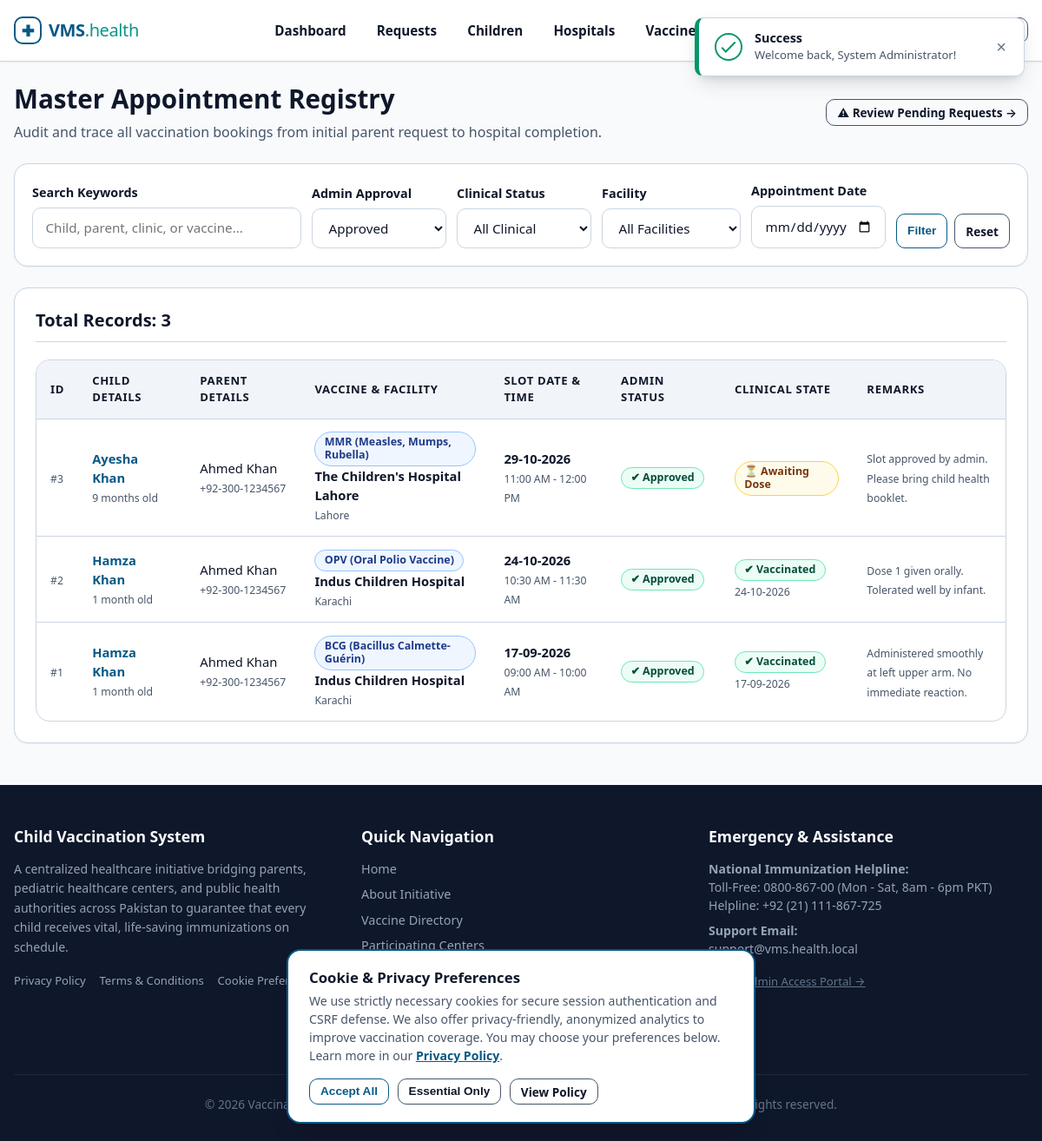
The page /vms/admin/bookings.php?admin_status=approved (signed in) on the database its author committed.
### tables this page shows
CREATE TABLE `bookings` (
  `id` INT UNSIGNED NOT NULL AUTO_INCREMENT,
  `child_id` INT UNSIGNED NOT NULL COMMENT 'Child receiving vaccination',
  `parent_id` INT UNSIGNED NOT NULL COMMENT 'Parent who booked appointment',
  `hospital_id` INT UNSIGNED NOT NULL COMMENT 'Selected vaccination center',
  `vaccine_id` INT UNSIGNED NOT NULL COMMENT 'Vaccine to be administered',
  `preferred_date` DATE NOT NULL COMMENT 'Date booked for the appointment',
  `time_slot` VARCHAR(30) NOT NULL COMMENT 'e.g. 09:00 AM - 10:00 AM',
  `admin_status` ENUM('pending', 'approved', 'rejected') NOT NULL DEFAULT 'pending' COMMENT 'Admin approval status',
  `vaccination_status` ENUM('pending', 'vaccinated', 'not_vaccinated') NOT NULL DEFAULT 'pending' COMMENT 'Hospital verification status',
  `vaccinated_on` DATETIME DEFAULT NULL COMMENT 'Timestamp when hospital confirmed vaccination',
  `remarks` TEXT DEFAULT NULL COMMENT 'Clinical observations or rejection/cancellation reasons',
  `created_at` DATETIME NOT NULL DEFAULT CURRENT_TIMESTAMP,
  PRIMARY KEY (`id`),
  KEY `idx_bookings_child` (`child_id`),
  KEY `idx_bookings_parent` (`parent_id`),
  KEY `idx_bookings_hospital` (`hospital_id`),
  KEY `idx_bookings_vaccine` (`vaccine_id`),
  KEY `idx_bookings_admin_status` (`admin_status`),
  KEY `idx_bookings_vac_status` (`vaccination_status`),
  KEY `idx_bookings_preferred_date` (`preferred_date`),
  KEY `idx_bookings_parent_child` (`parent_id`, `child_id`),
  KEY `idx_bookings_hosp_schedule` (`hospital_id`, `preferred_date`, `vaccination_status`),
  CONSTRAINT `fk_bookings_child` FOREIGN KEY (`child_id`)
    REFERENCES `children` (`id`) ON DELETE CASCADE ON UPDATE CASCADE,
  CONSTRAINT `fk_bookings_parent` FOREIGN KEY (`parent_id`)
    REFERENCES `parents` (`id`) ON DELETE CASCADE ON UPDATE CASCADE,
  CONSTRAINT `fk_bookings_hospital` FOREIGN KEY (`hospital_id`)
    REFERENCES `hospitals` (`id`) ON DELETE CASCADE ON UPDATE CASCADE,
  CONSTRAINT `fk_bookings_vaccine` FOREIGN KEY (`vaccine_id`)
    REFERENCES `vaccines` (`id`) ON DELETE CASCADE ON UPDATE CASCADE
);

CREATE TABLE `children` (
  `id` INT UNSIGNED NOT NULL AUTO_INCREMENT,
  `parent_id` INT UNSIGNED NOT NULL COMMENT 'Foreign key to parents.id',
  `name` VARCHAR(100) NOT NULL COMMENT 'Child full name',
  `dob` DATE NOT NULL COMMENT 'Date of birth used for schedule calculations',
  `gender` ENUM('male', 'female', 'other') NOT NULL COMMENT 'Biological gender',
  `blood_group` VARCHAR(10) NOT NULL COMMENT 'Blood group e.g. A+, B+, O+, AB-',
  `created_at` DATETIME NOT NULL DEFAULT CURRENT_TIMESTAMP,
  PRIMARY KEY (`id`),
  KEY `idx_children_parent_id` (`parent_id`),
  KEY `idx_children_dob` (`dob`),
  CONSTRAINT `fk_children_parent` FOREIGN KEY (`parent_id`)
    REFERENCES `parents` (`id`) ON DELETE CASCADE ON UPDATE CASCADE
);

CREATE TABLE `users` (
  `id` INT UNSIGNED NOT NULL AUTO_INCREMENT,
  `name` VARCHAR(100) NOT NULL COMMENT 'Full name of user or organization representative',
  `email` VARCHAR(120) NOT NULL COMMENT 'Unique login email address',
  `password_hash` VARCHAR(255) NOT NULL COMMENT 'Bcrypt password hash produced by password_hash()',
  `role` ENUM('admin', 'parent', 'hospital') NOT NULL COMMENT 'System role controlling authorization',
  `created_at` DATETIME NOT NULL DEFAULT CURRENT_TIMESTAMP,
  PRIMARY KEY (`id`),
  UNIQUE KEY `uk_users_email` (`email`),
  KEY `idx_users_role` (`role`)
);

CREATE TABLE `parents` (
  `id` INT UNSIGNED NOT NULL AUTO_INCREMENT,
  `user_id` INT UNSIGNED NOT NULL COMMENT 'Foreign key to users.id',
  `phone` VARCHAR(25) NOT NULL COMMENT 'Primary contact number for notifications (+92)',
  `address` TEXT NOT NULL COMMENT 'Residential physical address',
  `created_at` DATETIME NOT NULL DEFAULT CURRENT_TIMESTAMP,
  PRIMARY KEY (`id`),
  UNIQUE KEY `uk_parents_user_id` (`user_id`),
  CONSTRAINT `fk_parents_user` FOREIGN KEY (`user_id`)
    REFERENCES `users` (`id`) ON DELETE CASCADE ON UPDATE CASCADE
);

CREATE TABLE `vaccines` (
  `id` INT UNSIGNED NOT NULL AUTO_INCREMENT,
  `name` VARCHAR(100) NOT NULL COMMENT 'Vaccine name e.g. BCG, OPV, MMR',
  `description` TEXT NOT NULL COMMENT 'Medical indications, preventable illnesses, instructions',
  `recommended_age_days` INT UNSIGNED NOT NULL COMMENT 'Days from birth when dose is due (0 = Birth)',
  `doses` INT UNSIGNED NOT NULL DEFAULT 1 COMMENT 'Total recommended doses in the series',
  `status` ENUM('available', 'unavailable') NOT NULL DEFAULT 'available',
  `created_at` DATETIME NOT NULL DEFAULT CURRENT_TIMESTAMP,
  PRIMARY KEY (`id`),
  KEY `idx_vaccines_status` (`status`),
  KEY `idx_vaccines_age_days` (`recommended_age_days`)
);

CREATE TABLE `hospitals` (
  `id` INT UNSIGNED NOT NULL AUTO_INCREMENT,
  `user_id` INT UNSIGNED NOT NULL COMMENT 'Foreign key to users.id',
  `name` VARCHAR(150) NOT NULL COMMENT 'Official name of the hospital / health center',
  `address` TEXT NOT NULL COMMENT 'Street address of the hospital',
  `city` VARCHAR(80) NOT NULL COMMENT 'City where hospital is located',
  `location` VARCHAR(150) NOT NULL COMMENT 'District, zone, or prominent landmark for parent search',
  `phone` VARCHAR(25) NOT NULL COMMENT 'Hospital reception / pediatric hotline',
  `status` ENUM('active', 'inactive') NOT NULL DEFAULT 'active' COMMENT 'Account status',
  `created_at` DATETIME NOT NULL DEFAULT CURRENT_TIMESTAMP,
  PRIMARY KEY (`id`),
  UNIQUE KEY `uk_hospitals_user_id` (`user_id`),
  KEY `idx_hospitals_city` (`city`),
  KEY `idx_hospitals_status` (`status`),
  CONSTRAINT `fk_hospitals_user` FOREIGN KEY (`user_id`)
    REFERENCES `users` (`id`) ON DELETE CASCADE ON UPDATE CASCADE
);

### vms/includes/functions.php (called while the page is built, shortened)
<?php
function url(string $path = ''): string
{
    return BASE_URL . ltrim($path, '/');
}
function e($value): string
{
    return htmlspecialchars((string)$value, ENT_QUOTES, 'UTF-8');
}
function sanitizeInput($data): string
{
    return trim(str_replace(chr(0), '', $data));
}
function formatDate(?string $dateString, string $format = 'd-m-Y'): string
{
    $timestamp = strtotime($dateString);
    return date($format, $timestamp);
}
function formatAge(string $dob): string
{
    try {
        $birthDate = new DateTime($dob);
        $today = new DateTime('today');
        $diff = $birthDate->diff($today);
        if ($diff->m > 0) {
            return $diff->m . ' month' . ($diff->m > 1 ? 's' : '');
        }
        return $diff->d . ' day' . ($diff->d > 1 ? 's' : '');
    } catch (Exception $e) {
        return 'Unknown';
    }
}

### vms/admin/bookings.php (the view, shortened to what this page needs)
<?php
require_once __DIR__ . '/../includes/functions.php';
$pdo = getDBConnection();
$search          = sanitizeInput($_GET['search'] ?? '');
$adminStatus     = sanitizeInput($_GET['admin_status'] ?? '');
$vacStatus       = sanitizeInput($_GET['vac_status'] ?? '');
$filterHospital  = (int)($_GET['hospital_id'] ?? 0);
$filterDate      = sanitizeInput($_GET['date'] ?? '');
$sql = 'SELECT b.*,
               c.name AS child_name, c.dob AS child_dob, c.blood_group,
               p.phone AS parent_phone,
               u.name AS parent_name, u.email AS parent_email,
               h.name AS hospital_name, h.city AS hospital_city,
               v.name AS vaccine_name, v.doses AS vaccine_doses
        FROM bookings b
        JOIN children c ON b.child_id = c.id
        JOIN parents p ON b.parent_id = p.id
        JOIN users u ON p.user_id = u.id
        JOIN hospitals h ON b.hospital_id = h.id
        JOIN vaccines v ON b.vaccine_id = v.id
        WHERE 1=1';
$params = [];
if (!empty($adminStatus)) {
    $sql .= ' AND b.admin_status = ?';
    $params[] = $adminStatus;
}
$sql .= ' ORDER BY b.created_at DESC';
$stmt = $pdo->prepare($sql);
$stmt->execute($params);
$bookings = $stmt->fetchAll();
require_once __DIR__ . '/../includes/header.php';
?>
<div class="container">
    <div style="display: flex; justify-content: space-between; align-items: center; margin-bottom: 1.5rem; flex-wrap: wrap; gap: 1rem;">
        <div>
            <h1>Master Appointment Registry</h1>
            <p style="margin: 0;">Audit and trace all vaccination bookings from initial parent request to hospital completion.</p>
        </div>
        <div>
            <a href="<?= url('admin/requests.php'); ?>" class="btn btn-outline btn-sm">
                &#9888; Review Pending Requests &rarr;
            </a>
        </div>
    </div>
    <div class="card" style="margin-bottom: 1.5rem; padding: 1.25rem;">
        <form action="<?= url('admin/bookings.php'); ?>" method="GET" style="display: flex; flex-wrap: wrap; gap: 0.75rem; align-items: flex-end;">
            <div style="flex: 2; min-width: 200px;">
                <label for="search" class="form-label">Search Keywords</label>
                <input type="text" id="search" name="search" class="form-control" placeholder="Child, parent, clinic, or vaccine..." value="<?= e($search); ?>">
            </div>
            <div style="flex: 1; min-width: 140px;">
                <label for="admin_status" class="form-label">Admin Approval</label>
                <select id="admin_status" name="admin_status" class="form-select">
                    <option value="approved" <?= $adminStatus === 'approved' ? 'selected' : ''; ?>>Approved</option>
                </select>
            </div>
            <div style="flex: 1; min-width: 140px;">
                <label for="vac_status" class="form-label">Clinical Status</label>
                <select id="vac_status" name="vac_status" class="form-select">
                    <option value="">All Clinical</option>
                </select>
            </div>
            <div style="flex: 1; min-width: 160px;">
                <label for="hospital_id" class="form-label">Facility</label>
                <select id="hospital_id" name="hospital_id" class="form-select">
                    <option value="0">All Facilities</option>
                </select>
            </div>
            <div style="flex: 1; min-width: 130px;">
                <label for="date" class="form-label">Appointment Date</label>
                <input type="date" id="date" name="date" class="form-control" value="<?= e($filterDate); ?>">
            </div>
            <div style="display: flex; gap: 0.5rem;">
                <button type="submit" class="btn btn-primary btn-sm" style="height: 40px;">Filter</button>
                <?php if (!empty($search) || !empty($adminStatus) || !empty($vacStatus) || $filterHospital > 0 || !empty($filterDate)): ?>
                    <a href="<?= url('admin/bookings.php'); ?>" class="btn btn-outline btn-sm" style="height: 40px;">Reset</a>
                <?php endif; ?>
            </div>
        </form>
    </div>
    <div class="card">
        <div class="card-header">
            <h3>Total Records: <?= count($bookings); ?></h3>
        </div>
        <?php if (empty($bookings)): ?>
            <div style="text-align: center; padding: 2.5rem; color: var(--text-muted);">
                <p>No appointment records match your search filters.</p>
            </div>
        <?php else: ?>
            <div class="table-responsive">
                <table class="table">
                    <thead>
                        <tr>
                            <th>ID</th>
                            <th>Child Details</th>
                            <th>Parent Details</th>
                            <th>Vaccine & Facility</th>
                            <th>Slot Date & Time</th>
                            <th>Admin Status</th>
                            <th>Clinical State</th>
                            <th>Remarks</th>
                        </tr>
                    </thead>
                    <tbody>
                        <?php foreach ($bookings as $b): ?>
                            <tr>
                                <td><small style="color: var(--text-muted);">#<?= (int)$b['id']; ?></small></td>
                                <td>
                                    <strong><a href="<?= url('admin/children.php?id=' . (int)$b['child_id']); ?>"><?= e($b['child_name']); ?></a></strong><br>
                                    <small style="color: var(--text-muted);"><?= formatAge($b['child_dob']); ?> old</small>
                                </td>
                                <td>
                                    <?= e($b['parent_name']); ?><br>
                                    <small style="color: var(--text-muted);"><?= e($b['parent_phone']); ?></small>
                                </td>
                                <td>
                                    <span class="badge badge-info"><?= e($b['vaccine_name']); ?></span><br>
                                    <strong><?= e($b['hospital_name']); ?></strong><br>
                                    <small style="color: var(--text-muted);"><?= e($b['hospital_city']); ?></small>
                                </td>
                                <td>
                                    <strong><?= formatDate($b['preferred_date']); ?></strong><br>
                                    <small style="color: var(--text-muted);"><?= e($b['time_slot']); ?></small>
                                </td>
                                <td>
                                    <?php if ($b['admin_status'] === 'approved'): ?>
                                        <span class="badge badge-success">&#10004; Approved</span>
                                    <?php elseif ($b['admin_status'] === 'pending'): ?>
                                        <span class="badge badge-warning">&#9203; Pending</span>
                                    <?php else: ?>
                                        <span class="badge badge-danger">&#10006; Rejected</span>
                                    <?php endif; ?>
                                </td>
                                <td>
                                    <?php if ($b['vaccination_status'] === 'vaccinated'): ?>
                                        <span class="badge badge-success">&#10004; Vaccinated</span><br>
                                        <small style="color: var(--text-muted);"><?= formatDate($b['vaccinated_on'], 'd-m-Y'); ?></small>
                                    <?php elseif ($b['vaccination_status'] === 'not_vaccinated'): ?>
                                        <span class="badge badge-danger">&#10006; Missed / Not Done</span>
                                    <?php else: ?>
                                        <span class="badge badge-warning">&#9203; Awaiting Dose</span>
                                    <?php endif; ?>
                                </td>
                                <td style="max-width: 200px;">
                                    <small style="color: var(--text-muted);"><?= e($b['remarks'] ?: '&mdash;'); ?></small>
                                </td>
                            </tr>
                        <?php endforeach; ?>
                    </tbody>
                </table>
            </div>
        <?php endif; ?>
    </div>
</div>
<?php require_once __DIR__ . '/../includes/footer.php'; ?>

### rows shown on the page
bookings: id "3", child.name "Ayesha Khan", child.dob "9 months", users.name "Ahmed Khan", parent.phone "+92-300-1234567", vaccine.name "MMR (Measles, Mumps, Rubella)", hospital.name "The Children's Hospital Lahore", hospital.city "Lahore", preferred_date "29-10-2026", time_slot "11:00 AM - 12:00 PM", admin_status "✔ Approved", vaccination_status "⏳ Awaiting Dose", remarks "Slot approved by admin. Please bring child health booklet."
bookings: id "2", child.name "Hamza Khan", child.dob "1 month", users.name "Ahmed Khan", parent.phone "+92-300-1234567", vaccine.name "OPV (Oral Polio Vaccine)", hospital.name "Indus Children Hospital", hospital.city "Karachi", preferred_date "24-10-2026", time_slot "10:30 AM - 11:30 AM", admin_status "✔ Approved", vaccinated_on "24-10-2026", remarks "Dose 1 given orally. Tolerated well by infant."
bookings: id "1", child.name "Hamza Khan", child.dob "1 month", users.name "Ahmed Khan", parent.phone "+92-300-1234567", vaccine.name "BCG (Bacillus Calmette-Guérin)", hospital.name "Indus Children Hospital", hospital.city "Karachi", preferred_date "17-09-2026", time_slot "09:00 AM - 10:00 AM", admin_status "✔ Approved", vaccinated_on "17-09-2026", remarks "Administered smoothly at left upper arm. No immediate reaction."

### other values the page prints
$flashType "Success"
$flashMsg "Welcome back, System Administrator!"
count($bookings) "3"
